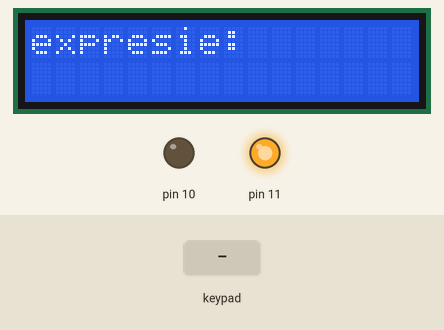
The sketch below on a simulated Arduino Uno, built with avr-gcc and run on an emulated ATmega328P. On the bench: 16×2 character LCD, output pins drawn as LEDs (lit = HIGH). The test bench sets the inputs (shaded band).

Above: at 1.2 s.
1.3 s: keypad keys 0 0 0 # pressed 0.4 s apart
At 3.6 s:
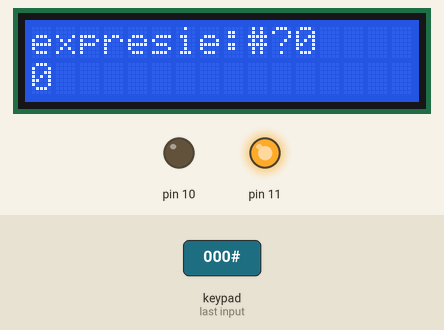
4.4 s: key 'A' pressed
At 5.1 s:
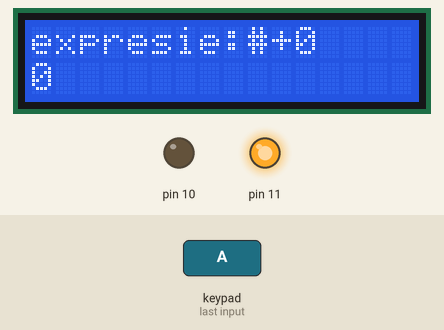
5.9 s: keypad keys 0 0 0 A pressed 0.4 s apart
At 8.3 s:
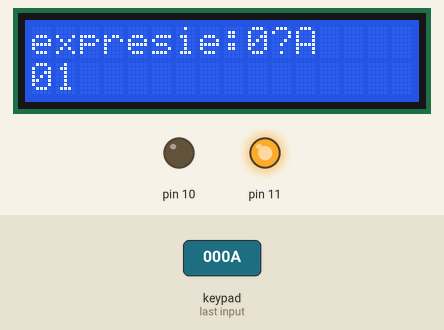
9.0 s: key 'B' pressed
At 9.6 s:
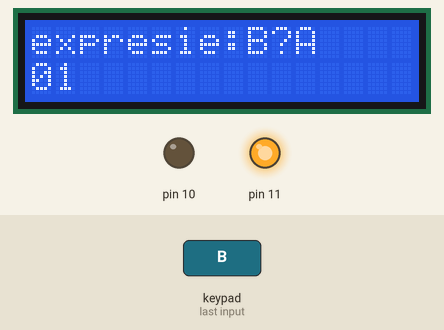
10.5 s: keypad keys 0 0 0 D pressed 0.4 s apart
At 13.0 s:
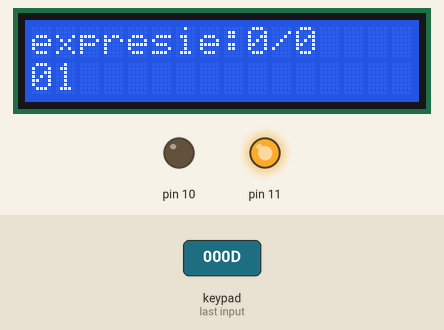
13.6 s: key 'C' pressed
Timing chart, 0 to 16.1 s (numbered marks = the images above; inputs shaded):
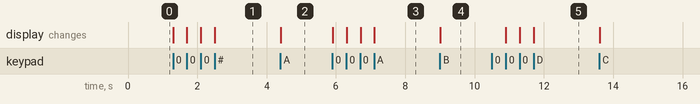

Measured:
- after the input at 1.3 s, the display: first changes at once (image 1 shows a later state)
- after the input at 4.4 s, the display: changes at once (image 2)
- after the input at 5.9 s, the display: first changes at once (image 3 shows a later state)
- after the input at 9.0 s, the display: changes at once (image 4)
- after the input at 10.5 s, the display: first changes after 0.41 s (image 5 shows a later state)

The sketch:

key_pad_calculator_lcd_simplu.ino
```cpp
#include <Adafruit_LiquidCrystal.h>
#include <Keypad.h>
#define RANDURI 4
#define COLOANE 4
#define dimensiune_expresie 3

#define DDRB0 0
#define DDRB1 1
#define DDRB2 2
#define DDRB3 3

byte contor = 0;
char litera;
int seconds = 0;
Adafruit_LiquidCrystal lcd_1(0);

char valoareTasta[RANDURI][COLOANE] = {
  {'1','2','3','A'},
  {'4','5','6','B'},
  {'7','8','9','C'},
  {'*','0','#','D'}
};

int gasireNumar(char numar){
  switch(numar){
    case '0': return 0;
    case '1': return 1;
    case '2': return 2;
    case '3': return 3;
    case '4': return 4;
    case '5': return 5;
    case '6': return 6;
    case '7': return 7;
    case '8': return 8;
    case '9': return 9;
    default: return -1;
  }
}

char EpresieSemn(char semn){
  switch(semn){
    case 'A': return '+';
    case 'B': return '-';
    case 'C': return '*';
    case 'D': return '/';
    default: return '?';
  }
}

int operatie(int numar1, int numar2, char operatie){
  switch(operatie){
    case 'A': return numar1 + numar2;
    case 'B': return numar1 - numar2;
    case 'C': return numar1 * numar2;
    case 'D': return numar1 / numar2;
    default: return 0;
  }
}

char expresieIntrodusa[dimensiune_expresie] = {'0', '0', '0'};

byte piniRanduri[] = {9, 8, 7, 6};
byte piniColoane[] = {5, 4, 3, 2};

Keypad tastatura(
  makeKeymap(valoareTasta),
  piniRanduri, piniColoane,
  RANDURI, COLOANE
);

void setup()
{
  lcd_1.begin(16, 2);
  lcd_1.print("expresie:");
  DDRD = 0x00;
  DDRB = (0 << DDRB0) | (0 << DDRB1) | (1 << DDRB2) | (1 << DDRB3);
  PORTB |= 1 << PORTB3;
}

void loop()
{
  char tastaApasata = tastatura.getKey();
  if(tastaApasata != 0){
    if(tastaApasata == '*'){
      for(byte i = 0; i < dimensiune_expresie; ++i){
        expresieIntrodusa[i] = '0';
      }
      lcd_1.setCursor(0, 1);
      lcd_1.print("                ");
      contor = 0;
    } else {
      expresieIntrodusa[contor] = tastaApasata;
      lcd_1.setCursor(9 + contor, 0);
      if(contor == 1){
        litera = EpresieSemn(tastaApasata);
        lcd_1.print(litera);
      }
      else {
        lcd_1.print(tastaApasata);
      }
      ++contor;
      if(contor >= dimensiune_expresie){
        lcd_1.setCursor(0, 1);
        int rezultat = operatie(gasireNumar(expresieIntrodusa[0]), gasireNumar(expresieIntrodusa[2]), expresieIntrodusa[1]);
        lcd_1.print(rezultat);
        contor = 0;
      }
    }
  }
}
```
